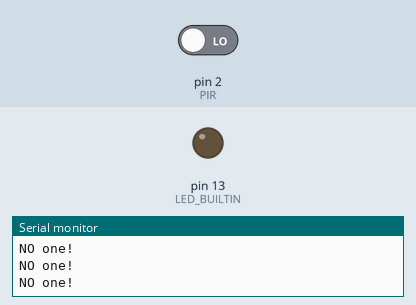
A sketch run on a simulated Arduino Mega 2560, built with avr-gcc and run on an emulated ATmega2560. Parts: output pins drawn as LEDs (lit = HIGH), the last lines printed to the serial monitor. Inputs (shaded band) come from the test bench; at power-on: pin 2 (PIR) LOW.

Above: at 1.8 s.
1.9 s: pin 2 (PIR) driven HIGH
At 2.4 s:
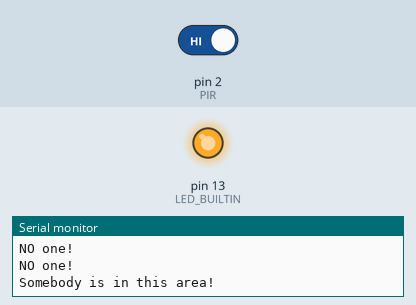
3.5 s: pin 2 (PIR) driven LOW
At 4.8 s:
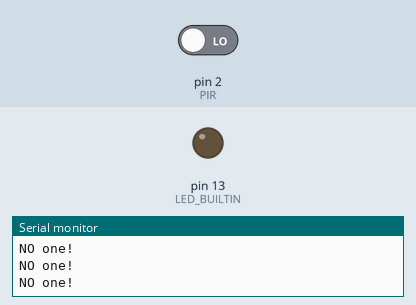
Timing chart, 0 to 6.5 s (numbered marks = the images above; inputs shaded):
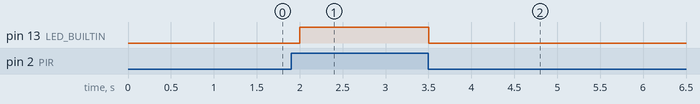

Measured:
- after the input at 1.9 s, pin 13 (LED_BUILTIN): LOW → HIGH after 0.10 s
- after the input at 3.5 s, pin 13 (LED_BUILTIN): HIGH → LOW at once

The sketch:

_________PIR________.ino
```cpp
//169-170p
#define PIR 2

void setup() {
  pinMode(LED_BUILTIN, OUTPUT);
  pinMode(PIR, INPUT);
  Serial.begin(115200);
}

void loop() {
  int state = digitalRead(PIR);

  digitalWrite(LED_BUILTIN, state);
  if(state == HIGH)
  {
    Serial.println("Somebody is in this area!");
  }
  else
  {
    Serial.println(("NO one!"));
  }
  delay(500);
}
```
